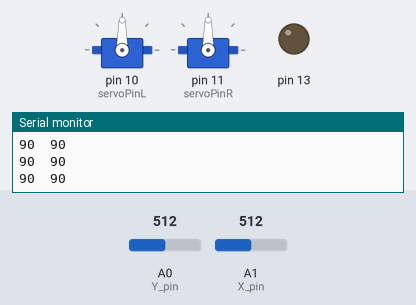
A sketch run on a simulated Arduino Uno, built with avr-gcc and run on an emulated ATmega328P. Parts: 2 × servo, output pins drawn as LEDs (lit = HIGH), the last lines printed to the serial monitor. Inputs (shaded band) come from the test bench; at power-on: A0 (Y_pin) = 512, A1 (X_pin) = 512.

Above: at 1.2 s.
1.3 s: A0 (Y_pin) set to 62
At 2.3 s:
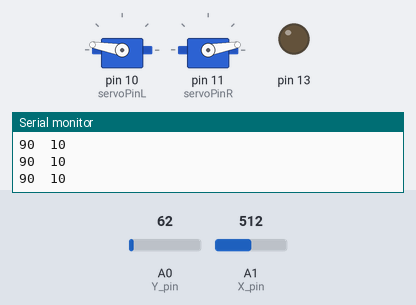
2.8 s: A0 (Y_pin) set to 53
At 3.3 s:
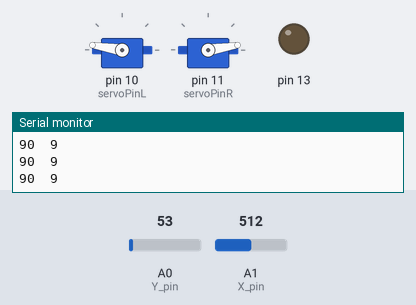
4.3 s: A0 (Y_pin) set to 122
At 5.5 s:
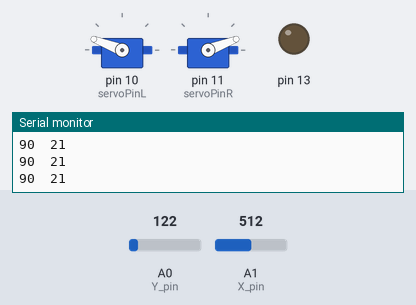
5.8 s: A0 (Y_pin) set to 561
At 7.1 s:
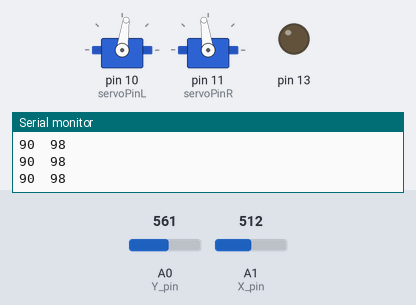
8.8 s: A0 (Y_pin) set to 580
At 9.2 s:
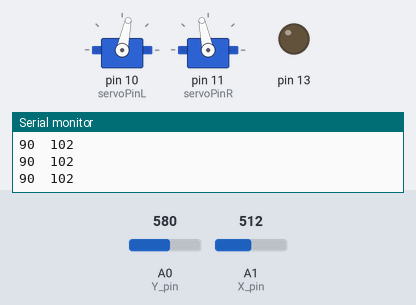
10.3 s: A1 (X_pin) set to 62
11.8 s: A1 (X_pin) set to 53
Timing chart, 0 to 14.3 s (numbered marks = the images above; inputs shaded):
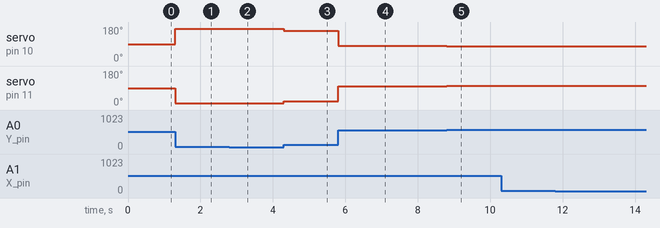

The sketch:

Joystick_an_Servo_2__Kurven.ino
```cpp
#include <Servo.h>

// Arduino pin numbers Joystick
const int SW_pin = 2; // digital pin connected to switch output
const int X_pin = 1; // analog pin connected to X output
const int Y_pin = 0; // analog pin connected to Y output

// Arduino pin numbers Servo
const int servoPinL = 10;         // Linker Servo
const int servoPinR = 11;         // Rechter Servo
const int center   = 3;           // Toleranz Servo

// Definition Servos
Servo ServoL;
Servo ServoR;

// Variablenumformung

int valX = 440;
int valY = 440;
int valB = 0;


void setup()
{
  // Einrichtung Servo Pins
  ServoL.attach(servoPinL);
  ServoR.attach(servoPinR);

  // Einrichtung Joystick
  pinMode(SW_pin, INPUT);
  pinMode(13, OUTPUT);
  digitalWrite(SW_pin, HIGH);
  Serial.begin(9600);


}

void loop()
{
valY = analogRead(Y_pin);
valY = map(valY, 0, 1023, 0, 180);    //Konvertierung Analog Joystick -> Gradmaß

valX = analogRead(X_pin);
valX = map(valX, 0, 1023, 0, 180);    //Konvertierung Analog Joystick -> Gradmaß


if(valX > 150 && valY > 150){         // MORGEN WEITERMACHEN!!! SCHRÄGFAHREN!
    ServoL.write(valX);
    ServoR.write(valY);
}

else if(valY > 95 || valY < 85){           //if Schleife für Toleranz +-5° in Y Richtung
    ServoL.write(abs(valY-180));
    ServoR.write(valY);
    }
else if(valX > 95 || valX < 85){      //if Schleife für Toleranz +-5° in X Richtung
    ServoL.write(valX);
    ServoR.write(valX);
    }
else{                                 //"Stop" Schleife
    ServoL.write(90);
    ServoR.write(90);
    }

  // Monitoring von x und y Werten
  Serial.print(valX);
  Serial.print("  ");
  Serial.println(valY);

  delay(5);


}
```

Measured:
- after the input at 1.3 s, servo on pin 10 (servoPinL): 90° → 170° at once; servo on pin 11 (servoPinR): 90° → 10° at once
- after the input at 2.8 s, servo on pin 10 (servoPinL): 170° → 171° at once; servo on pin 11 (servoPinR): 10° → 9° at once
- after the input at 4.3 s, servo on pin 10 (servoPinL): 171° → 159° at once; servo on pin 11 (servoPinR): 9° → 21° at once
- after the input at 5.8 s, servo on pin 10 (servoPinL): 159° → 82° at once; servo on pin 11 (servoPinR): 21° → 98° at once
- after the input at 8.8 s, servo on pin 10 (servoPinL): 82° → 78° at once; servo on pin 11 (servoPinR): 98° → 102° at once
